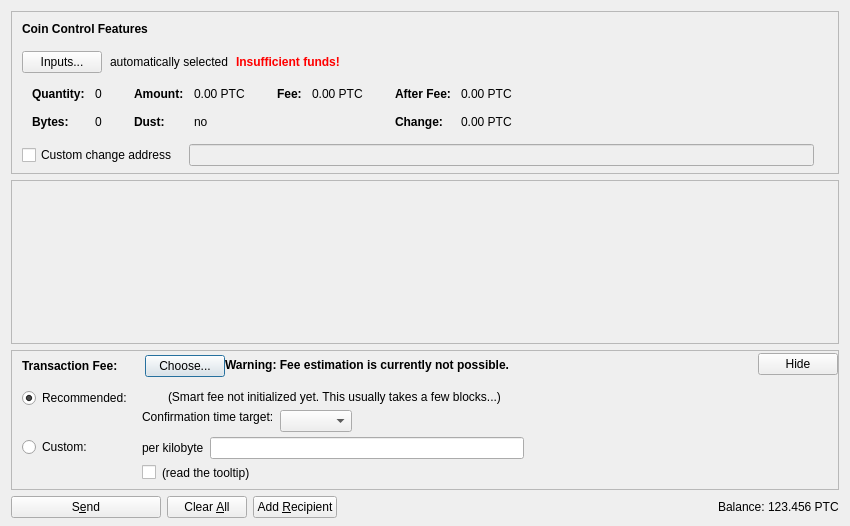
<?xml version="1.0" encoding="UTF-8"?>
<ui version="4.0">
 <class>SendCoinsDialog</class>
 <widget class="QDialog" name="SendCoinsDialog">
  <property name="geometry">
   <rect>
    <x>0</x>
    <y>0</y>
    <width>850</width>
    <height>526</height>
   </rect>
  </property>
  <property name="windowTitle">
   <string>Send Coins</string>
  </property>
  <layout class="QVBoxLayout" name="verticalLayout" stretch="0,1,0,0">
   <property name="bottomMargin">
    <number>8</number>
   </property>
   <item>
    <widget class="QFrame" name="frameCoinControl">
     <property name="sizePolicy">
      <sizepolicy hsizetype="Expanding" vsizetype="Expanding">
       <horstretch>0</horstretch>
       <verstretch>0</verstretch>
      </sizepolicy>
     </property>
     <property name="maximumSize">
      <size>
       <width>16777215</width>
       <height>16777215</height>
      </size>
     </property>
     <property name="frameShape">
      <enum>QFrame::StyledPanel</enum>
     </property>
     <property name="frameShadow">
      <enum>QFrame::Sunken</enum>
     </property>
     <layout class="QVBoxLayout" name="verticalLayoutCoinControl2">
      <property name="spacing">
       <number>0</number>
      </property>
      <property name="leftMargin">
       <number>0</number>
      </property>
      <property name="topMargin">
       <number>0</number>
      </property>
      <property name="rightMargin">
       <number>0</number>
      </property>
      <property name="bottomMargin">
       <number>6</number>
      </property>
      <item>
       <layout class="QVBoxLayout" name="verticalLayoutCoinControl" stretch="0,0,0,0,1">
        <property name="spacing">
         <number>0</number>
        </property>
        <property name="leftMargin">
         <number>10</number>
        </property>
        <property name="topMargin">
         <number>10</number>
        </property>
        <item>
         <layout class="QHBoxLayout" name="horizontalLayoutCoinControl1">
          <property name="bottomMargin">
           <number>15</number>
          </property>
          <item>
           <widget class="QLabel" name="labelCoinControlFeatures">
            <property name="sizePolicy">
             <sizepolicy hsizetype="Preferred" vsizetype="Maximum">
              <horstretch>0</horstretch>
              <verstretch>0</verstretch>
             </sizepolicy>
            </property>
            <property name="font">
             <font>
              <weight>75</weight>
              <bold>true</bold>
             </font>
            </property>
            <property name="styleSheet">
             <string notr="true">font-weight:bold;</string>
            </property>
            <property name="text">
             <string>Coin Control Features</string>
            </property>
           </widget>
          </item>
         </layout>
        </item>
        <item>
         <layout class="QHBoxLayout" name="horizontalLayoutCoinControl2" stretch="0,0,0,0">
          <property name="spacing">
           <number>8</number>
          </property>
          <property name="bottomMargin">
           <number>10</number>
          </property>
          <item>
           <widget class="QPushButton" name="pushButtonCoinControl">
            <property name="styleSheet">
             <string notr="true"/>
            </property>
            <property name="text">
             <string>Inputs...</string>
            </property>
            <property name="autoDefault">
             <bool>false</bool>
            </property>
           </widget>
          </item>
          <item>
           <widget class="QLabel" name="labelCoinControlAutomaticallySelected">
            <property name="text">
             <string>automatically selected</string>
            </property>
            <property name="margin">
             <number>5</number>
            </property>
           </widget>
          </item>
          <item>
           <widget class="QLabel" name="labelCoinControlInsuffFunds">
            <property name="font">
             <font>
              <weight>75</weight>
              <bold>true</bold>
             </font>
            </property>
            <property name="styleSheet">
             <string notr="true">color:red;font-weight:bold;</string>
            </property>
            <property name="text">
             <string>Insufficient funds!</string>
            </property>
            <property name="margin">
             <number>5</number>
            </property>
           </widget>
          </item>
          <item>
           <spacer name="horizontalSpacerCoinControl">
            <property name="orientation">
             <enum>Qt::Horizontal</enum>
            </property>
            <property name="sizeHint" stdset="0">
             <size>
              <width>40</width>
              <height>1</height>
             </size>
            </property>
           </spacer>
          </item>
         </layout>
        </item>
        <item>
         <widget class="QWidget" name="widgetCoinControl" native="true">
          <property name="sizePolicy">
           <sizepolicy hsizetype="Preferred" vsizetype="Preferred">
            <horstretch>0</horstretch>
            <verstretch>0</verstretch>
           </sizepolicy>
          </property>
          <property name="minimumSize">
           <size>
            <width>0</width>
            <height>0</height>
           </size>
          </property>
          <property name="styleSheet">
           <string notr="true"/>
          </property>
          <layout class="QHBoxLayout" name="horizontalLayoutCoinControl5">
           <property name="leftMargin">
            <number>0</number>
           </property>
           <property name="topMargin">
            <number>0</number>
           </property>
           <property name="rightMargin">
            <number>0</number>
           </property>
           <property name="bottomMargin">
            <number>0</number>
           </property>
           <item>
            <layout class="QHBoxLayout" name="horizontalLayoutCoinControl3" stretch="0,0,0,1">
             <property name="spacing">
              <number>20</number>
             </property>
             <property name="topMargin">
              <number>0</number>
             </property>
             <property name="bottomMargin">
              <number>10</number>
             </property>
             <item>
              <layout class="QFormLayout" name="formLayoutCoinControl1">
               <property name="horizontalSpacing">
                <number>10</number>
               </property>
               <property name="verticalSpacing">
                <number>14</number>
               </property>
               <property name="leftMargin">
                <number>10</number>
               </property>
               <property name="topMargin">
                <number>4</number>
               </property>
               <property name="rightMargin">
                <number>6</number>
               </property>
               <item row="0" column="0">
                <widget class="QLabel" name="labelCoinControlQuantityText">
                 <property name="font">
                  <font>
                   <weight>75</weight>
                   <bold>true</bold>
                  </font>
                 </property>
                 <property name="text">
                  <string>Quantity:</string>
                 </property>
                 <property name="margin">
                  <number>0</number>
                 </property>
                </widget>
               </item>
               <item row="0" column="1">
                <widget class="QLabel" name="labelCoinControlQuantity">
                 <property name="cursor">
                  <cursorShape>IBeamCursor</cursorShape>
                 </property>
                 <property name="contextMenuPolicy">
                  <enum>Qt::ActionsContextMenu</enum>
                 </property>
                 <property name="text">
                  <string notr="true">0</string>
                 </property>
                 <property name="margin">
                  <number>0</number>
                 </property>
                 <property name="textInteractionFlags">
                  <set>Qt::LinksAccessibleByMouse|Qt::TextSelectableByKeyboard|Qt::TextSelectableByMouse</set>
                 </property>
                </widget>
               </item>
               <item row="1" column="0">
                <widget class="QLabel" name="labelCoinControlBytesText">
                 <property name="font">
                  <font>
                   <weight>75</weight>
                   <bold>true</bold>
                  </font>
                 </property>
                 <property name="text">
                  <string>Bytes:</string>
                 </property>
                </widget>
               </item>
               <item row="1" column="1">
                <widget class="QLabel" name="labelCoinControlBytes">
                 <property name="cursor">
                  <cursorShape>IBeamCursor</cursorShape>
                 </property>
                 <property name="contextMenuPolicy">
                  <enum>Qt::ActionsContextMenu</enum>
                 </property>
                 <property name="text">
                  <string notr="true">0</string>
                 </property>
                 <property name="textInteractionFlags">
                  <set>Qt::LinksAccessibleByMouse|Qt::TextSelectableByKeyboard|Qt::TextSelectableByMouse</set>
                 </property>
                </widget>
               </item>
              </layout>
             </item>
             <item>
              <layout class="QFormLayout" name="formLayoutCoinControl2">
               <property name="horizontalSpacing">
                <number>10</number>
               </property>
               <property name="verticalSpacing">
                <number>14</number>
               </property>
               <property name="leftMargin">
                <number>6</number>
               </property>
               <property name="topMargin">
                <number>4</number>
               </property>
               <property name="rightMargin">
                <number>6</number>
               </property>
               <item row="0" column="0">
                <widget class="QLabel" name="labelCoinControlAmountText">
                 <property name="font">
                  <font>
                   <weight>75</weight>
                   <bold>true</bold>
                  </font>
                 </property>
                 <property name="text">
                  <string>Amount:</string>
                 </property>
                 <property name="margin">
                  <number>0</number>
                 </property>
                </widget>
               </item>
               <item row="0" column="1">
                <widget class="QLabel" name="labelCoinControlAmount">
                 <property name="cursor">
                  <cursorShape>IBeamCursor</cursorShape>
                 </property>
                 <property name="contextMenuPolicy">
                  <enum>Qt::ActionsContextMenu</enum>
                 </property>
                 <property name="text">
                  <string notr="true">0.00 PTC</string>
                 </property>
                 <property name="textInteractionFlags">
                  <set>Qt::LinksAccessibleByMouse|Qt::TextSelectableByKeyboard|Qt::TextSelectableByMouse</set>
                 </property>
                </widget>
               </item>
               <item row="1" column="0">
                <widget class="QLabel" name="labelCoinControlLowOutputText">
                 <property name="font">
                  <font>
                   <weight>75</weight>
                   <bold>true</bold>
                  </font>
                 </property>
                 <property name="text">
                  <string>Dust:</string>
                 </property>
                </widget>
               </item>
               <item row="1" column="1">
                <widget class="QLabel" name="labelCoinControlLowOutput">
                 <property name="cursor">
                  <cursorShape>IBeamCursor</cursorShape>
                 </property>
                 <property name="contextMenuPolicy">
                  <enum>Qt::ActionsContextMenu</enum>
                 </property>
                 <property name="text">
                  <string notr="true">no</string>
                 </property>
                 <property name="textInteractionFlags">
                  <set>Qt::LinksAccessibleByMouse|Qt::TextSelectableByKeyboard|Qt::TextSelectableByMouse</set>
                 </property>
                </widget>
               </item>
              </layout>
             </item>
             <item>
              <layout class="QFormLayout" name="formLayoutCoinControl3">
               <property name="horizontalSpacing">
                <number>10</number>
               </property>
               <property name="verticalSpacing">
                <number>14</number>
               </property>
               <property name="leftMargin">
                <number>6</number>
               </property>
               <property name="topMargin">
                <number>4</number>
               </property>
               <property name="rightMargin">
                <number>6</number>
               </property>
               <item row="0" column="0">
                <widget class="QLabel" name="labelCoinControlFeeText">
                 <property name="font">
                  <font>
                   <weight>75</weight>
                   <bold>true</bold>
                  </font>
                 </property>
                 <property name="text">
                  <string>Fee:</string>
                 </property>
                 <property name="margin">
                  <number>0</number>
                 </property>
                </widget>
               </item>
               <item row="0" column="1">
                <widget class="QLabel" name="labelCoinControlFee">
                 <property name="cursor">
                  <cursorShape>IBeamCursor</cursorShape>
                 </property>
                 <property name="contextMenuPolicy">
                  <enum>Qt::ActionsContextMenu</enum>
                 </property>
                 <property name="text">
                  <string notr="true">0.00 PTC</string>
                 </property>
                 <property name="textInteractionFlags">
                  <set>Qt::LinksAccessibleByMouse|Qt::TextSelectableByKeyboard|Qt::TextSelectableByMouse</set>
                 </property>
                </widget>
               </item>
              </layout>
             </item>
             <item>
              <layout class="QFormLayout" name="formLayoutCoinControl4">
               <property name="horizontalSpacing">
                <number>10</number>
               </property>
               <property name="verticalSpacing">
                <number>14</number>
               </property>
               <property name="leftMargin">
                <number>6</number>
               </property>
               <property name="topMargin">
                <number>4</number>
               </property>
               <property name="rightMargin">
                <number>6</number>
               </property>
               <item row="0" column="0">
                <widget class="QLabel" name="labelCoinControlAfterFeeText">
                 <property name="font">
                  <font>
                   <weight>75</weight>
                   <bold>true</bold>
                  </font>
                 </property>
                 <property name="text">
                  <string>After Fee:</string>
                 </property>
                 <property name="margin">
                  <number>0</number>
                 </property>
                </widget>
               </item>
               <item row="0" column="1">
                <widget class="QLabel" name="labelCoinControlAfterFee">
                 <property name="cursor">
                  <cursorShape>IBeamCursor</cursorShape>
                 </property>
                 <property name="contextMenuPolicy">
                  <enum>Qt::ActionsContextMenu</enum>
                 </property>
                 <property name="text">
                  <string notr="true">0.00 PTC</string>
                 </property>
                 <property name="textInteractionFlags">
                  <set>Qt::LinksAccessibleByMouse|Qt::TextSelectableByKeyboard|Qt::TextSelectableByMouse</set>
                 </property>
                </widget>
               </item>
               <item row="1" column="0">
                <widget class="QLabel" name="labelCoinControlChangeText">
                 <property name="font">
                  <font>
                   <weight>75</weight>
                   <bold>true</bold>
                  </font>
                 </property>
                 <property name="text">
                  <string>Change:</string>
                 </property>
                </widget>
               </item>
               <item row="1" column="1">
                <widget class="QLabel" name="labelCoinControlChange">
                 <property name="cursor">
                  <cursorShape>IBeamCursor</cursorShape>
                 </property>
                 <property name="contextMenuPolicy">
                  <enum>Qt::ActionsContextMenu</enum>
                 </property>
                 <property name="text">
                  <string notr="true">0.00 PTC</string>
                 </property>
                 <property name="textInteractionFlags">
                  <set>Qt::LinksAccessibleByMouse|Qt::TextSelectableByKeyboard|Qt::TextSelectableByMouse</set>
                 </property>
                </widget>
               </item>
              </layout>
             </item>
            </layout>
           </item>
          </layout>
         </widget>
        </item>
        <item>
         <layout class="QHBoxLayout" name="horizontalLayoutCoinControl4" stretch="0,0,0">
          <property name="spacing">
           <number>12</number>
          </property>
          <property name="sizeConstraint">
           <enum>QLayout::SetDefaultConstraint</enum>
          </property>
          <property name="topMargin">
           <number>5</number>
          </property>
          <property name="rightMargin">
           <number>5</number>
          </property>
          <item>
           <widget class="QCheckBox" name="checkBoxCoinControlChange">
            <property name="toolTip">
             <string>If this is activated, but the change address is empty or invalid, change will be sent to a newly generated address.</string>
            </property>
            <property name="text">
             <string>Custom change address</string>
            </property>
           </widget>
          </item>
          <item>
           <widget class="QValidatedLineEdit" name="lineEditCoinControlChange">
            <property name="enabled">
             <bool>false</bool>
            </property>
            <property name="sizePolicy">
             <sizepolicy hsizetype="Expanding" vsizetype="Fixed">
              <horstretch>0</horstretch>
              <verstretch>0</verstretch>
             </sizepolicy>
            </property>
           </widget>
          </item>
          <item>
           <widget class="QLabel" name="labelCoinControlChangeLabel">
            <property name="sizePolicy">
             <sizepolicy hsizetype="Preferred" vsizetype="Expanding">
              <horstretch>0</horstretch>
              <verstretch>0</verstretch>
             </sizepolicy>
            </property>
            <property name="minimumSize">
             <size>
              <width>0</width>
              <height>0</height>
             </size>
            </property>
            <property name="text">
             <string/>
            </property>
            <property name="margin">
             <number>3</number>
            </property>
           </widget>
          </item>
         </layout>
        </item>
        <item>
         <spacer name="verticalSpacerCoinControl">
          <property name="orientation">
           <enum>Qt::Vertical</enum>
          </property>
          <property name="sizeHint" stdset="0">
           <size>
            <width>800</width>
            <height>1</height>
           </size>
          </property>
         </spacer>
        </item>
       </layout>
      </item>
     </layout>
    </widget>
   </item>
   <item>
    <widget class="QScrollArea" name="scrollArea">
     <property name="widgetResizable">
      <bool>true</bool>
     </property>
     <widget class="QWidget" name="scrollAreaWidgetContents">
      <property name="geometry">
       <rect>
        <x>0</x>
        <y>0</y>
        <width>830</width>
        <height>104</height>
       </rect>
      </property>
      <layout class="QVBoxLayout" name="verticalLayout_2" stretch="0,1">
       <property name="leftMargin">
        <number>0</number>
       </property>
       <property name="topMargin">
        <number>0</number>
       </property>
       <property name="rightMargin">
        <number>0</number>
       </property>
       <property name="bottomMargin">
        <number>0</number>
       </property>
       <item>
        <layout class="QVBoxLayout" name="entries">
         <property name="spacing">
          <number>6</number>
         </property>
        </layout>
       </item>
       <item>
        <spacer name="verticalSpacer">
         <property name="orientation">
          <enum>Qt::Vertical</enum>
         </property>
         <property name="sizeHint" stdset="0">
          <size>
           <width>20</width>
           <height>40</height>
          </size>
         </property>
        </spacer>
       </item>
      </layout>
     </widget>
    </widget>
   </item>
   <item>
    <widget class="QFrame" name="frameFee">
     <property name="sizePolicy">
      <sizepolicy hsizetype="Expanding" vsizetype="Expanding">
       <horstretch>0</horstretch>
       <verstretch>0</verstretch>
      </sizepolicy>
     </property>
     <property name="maximumSize">
      <size>
       <width>16777215</width>
       <height>16777215</height>
      </size>
     </property>
     <property name="frameShape">
      <enum>QFrame::StyledPanel</enum>
     </property>
     <property name="frameShadow">
      <enum>QFrame::Sunken</enum>
     </property>
     <layout class="QVBoxLayout" name="verticalLayoutFee1">
      <property name="spacing">
       <number>0</number>
      </property>
      <property name="leftMargin">
       <number>0</number>
      </property>
      <property name="topMargin">
       <number>0</number>
      </property>
      <property name="rightMargin">
       <number>0</number>
      </property>
      <property name="bottomMargin">
       <number>0</number>
      </property>
      <item>
       <layout class="QVBoxLayout" name="verticalLayoutFee2" stretch="0,0,0">
        <property name="spacing">
         <number>0</number>
        </property>
        <property name="leftMargin">
         <number>10</number>
        </property>
        <property name="topMargin">
         <number>0</number>
        </property>
        <item>
         <layout class="QHBoxLayout" name="horizontalLayoutFee1">
          <property name="bottomMargin">
           <number>0</number>
          </property>
          <item>
           <layout class="QVBoxLayout" name="verticalLayoutFee7">
            <property name="spacing">
             <number>0</number>
            </property>
            <item>
             <spacer name="verticalSpacerSmartFee">
              <property name="orientation">
               <enum>Qt::Vertical</enum>
              </property>
              <property name="sizeType">
               <enum>QSizePolicy::Fixed</enum>
              </property>
              <property name="sizeHint" stdset="0">
               <size>
                <width>1</width>
                <height>4</height>
               </size>
              </property>
             </spacer>
            </item>
            <item>
             <layout class="QHBoxLayout" name="horizontalLayoutSmartFee">
              <property name="spacing">
               <number>10</number>
              </property>
              <item>
               <widget class="QLabel" name="labelFeeHeadline">
                <property name="sizePolicy">
                 <sizepolicy hsizetype="Preferred" vsizetype="Maximum">
                  <horstretch>0</horstretch>
                  <verstretch>0</verstretch>
                 </sizepolicy>
                </property>
                <property name="font">
                 <font>
                  <weight>75</weight>
                  <bold>true</bold>
                 </font>
                </property>
                <property name="styleSheet">
                 <string notr="true">font-weight:bold;</string>
                </property>
                <property name="text">
                 <string>Transaction Fee:</string>
                </property>
               </widget>
              </item>
              <item>
               <widget class="QLabel" name="labelFeeMinimized">
                <property name="text">
                 <string/>
                </property>
               </widget>
              </item>
              <item>
               <widget class="QPushButton" name="buttonChooseFee">
                <property name="text">
                 <string>Choose...</string>
                </property>
               </widget>
              </item>
             </layout>
            </item>
            <item>
             <spacer name="verticalSpacer_5">
              <property name="orientation">
               <enum>Qt::Vertical</enum>
              </property>
              <property name="sizeHint" stdset="0">
               <size>
                <width>1</width>
                <height>1</height>
               </size>
              </property>
             </spacer>
            </item>
           </layout>
          </item>
          <item>
           <widget class="QLabel" name="fallbackFeeWarningLabel">
            <property name="toolTip">
             <string>Using the fallbackfee can result in sending a transaction that will take several hours or days (or never) to confirm. Consider choosing your fee manually or wait until you have validated the complete chain.</string>
            </property>
            <property name="font">
            <font>
                <weight>75</weight>
                <bold>true</bold>
            </font>
            </property>
            <property name="text">
             <string>Warning: Fee estimation is currently not possible.</string>
            </property>
            <property name="wordWrap">
             <bool>false</bool>
            </property>
           </widget>
          </item>
          <item>
           <spacer name="horizontalSpacer_4">
            <property name="orientation">
             <enum>Qt::Horizontal</enum>
            </property>
            <property name="sizeType">
             <enum>QSizePolicy::MinimumExpanding</enum>
            </property>
            <property name="sizeHint" stdset="0">
             <size>
              <width>40</width>
              <height>20</height>
             </size>
            </property>
           </spacer>
          </item>
          <item>
           <widget class="QPushButton" name="buttonMinimizeFee">
            <property name="toolTip">
             <string>collapse fee-settings</string>
            </property>
            <property name="text">
             <string>Hide</string>
            </property>
           </widget>
          </item>
         </layout>
        </item>
        <item>
         <widget class="QFrame" name="frameFeeSelection">
          <layout class="QVBoxLayout" name="verticalLayoutFee12">
           <property name="spacing">
            <number>0</number>
           </property>
           <property name="leftMargin">
            <number>0</number>
           </property>
           <property name="topMargin">
            <number>0</number>
           </property>
           <property name="rightMargin">
            <number>0</number>
           </property>
           <property name="bottomMargin">
            <number>0</number>
           </property>
           <item>
            <layout class="QGridLayout" name="gridLayoutFee">
             <property name="topMargin">
              <number>10</number>
             </property>
             <property name="bottomMargin">
              <number>4</number>
             </property>
             <property name="horizontalSpacing">
              <number>10</number>
             </property>
             <property name="verticalSpacing">
              <number>4</number>
             </property>
             <item row="1" column="1">
              <layout class="QVBoxLayout" name="verticalLayoutFee8">
               <property name="spacing">
                <number>6</number>
               </property>
               <item>
                <layout class="QHBoxLayout" name="horizontalLayoutFee13">
                 <item>
                  <widget class="QLabel" name="labelCustomPerKilobyte">
                   <property name="toolTip">
                    <string>Specify a custom fee per kB (1,000 bytes) of the transaction's virtual size.

Note:  Since the fee is calculated on a per-byte basis, a fee of "100 satoshis per kB" for a transaction size of 500 bytes (half of 1 kB) would ultimately yield a fee of only 50 satoshis.</string>
                   </property>
                   <property name="text">
                    <string>per kilobyte</string>
                   </property>
                  </widget>
                 </item>
                 <item>
                  <widget class="BitcoinAmountField" name="customFee"/>
                 </item>
                 <item>
                  <spacer name="horizontalSpacer_6">
                   <property name="orientation">
                    <enum>Qt::Horizontal</enum>
                   </property>
                   <property name="sizeHint" stdset="0">
                    <size>
                     <width>1</width>
                     <height>1</height>
                    </size>
                   </property>
                  </spacer>
                 </item>
                </layout>
               </item>
               <item>
                <layout class="QHBoxLayout" name="horizontalLayoutFee8">
                 <item>
                  <widget class="QCheckBox" name="checkBoxMinimumFee">
                   <property name="toolTip">
                    <string>Paying only the minimum fee is just fine as long as there is less transaction volume than space in the blocks. But be aware that this can end up in a never confirming transaction once there is more demand for pyeongtaekcoin transactions than the network can process.</string>
                   </property>
                   <property name="text">
                    <string/>
                   </property>
                  </widget>
                 </item>
                 <item>
                  <widget class="QLabel" name="labelMinFeeWarning">
                   <property name="enabled">
                    <bool>true</bool>
                   </property>
                   <property name="toolTip">
                    <string>Paying only the minimum fee is just fine as long as there is less transaction volume than space in the blocks. But be aware that this can end up in a never confirming transaction once there is more demand for pyeongtaekcoin transactions than the network can process.</string>
                   </property>
                   <property name="text">
                    <string>(read the tooltip)</string>
                   </property>
                   <property name="margin">
                    <number>5</number>
                   </property>
                  </widget>
                 </item>
                 <item>
                  <spacer name="horizontalSpacer_2">
                   <property name="orientation">
                    <enum>Qt::Horizontal</enum>
                   </property>
                   <property name="sizeHint" stdset="0">
                    <size>
                     <width>1</width>
                     <height>1</height>
                    </size>
                   </property>
                  </spacer>
                 </item>
                </layout>
               </item>
              </layout>
             </item>
             <item row="0" column="0">
              <layout class="QVBoxLayout" name="verticalLayoutFee4" stretch="0,1">
               <item>
                <widget class="QRadioButton" name="radioSmartFee">
                 <property name="text">
                  <string>Recommended:</string>
                 </property>
                 <property name="checked">
                  <bool>true</bool>
                 </property>
                 <attribute name="buttonGroup">
                  <string notr="true">groupFee</string>
                 </attribute>
                </widget>
               </item>
               <item>
                <spacer name="verticalSpacer_2">
                 <property name="orientation">
                  <enum>Qt::Vertical</enum>
                 </property>
                 <property name="sizeHint" stdset="0">
                  <size>
                   <width>1</width>
                   <height>1</height>
                  </size>
                 </property>
                </spacer>
               </item>
              </layout>
             </item>
             <item row="1" column="0">
              <layout class="QVBoxLayout" name="verticalLayoutFee9" stretch="0,1">
               <item>
                <widget class="QRadioButton" name="radioCustomFee">
                 <property name="text">
                  <string>Custom:</string>
                 </property>
                 <attribute name="buttonGroup">
                  <string notr="true">groupFee</string>
                 </attribute>
                </widget>
               </item>
               <item>
                <spacer name="verticalSpacer_6">
                 <property name="orientation">
                  <enum>Qt::Vertical</enum>
                 </property>
                 <property name="sizeHint" stdset="0">
                  <size>
                   <width>1</width>
                   <height>1</height>
                  </size>
                 </property>
                </spacer>
               </item>
              </layout>
             </item>
             <item row="0" column="1">
              <layout class="QVBoxLayout" name="verticalLayoutFee3" stretch="0,0,1">
               <property name="spacing">
                <number>6</number>
               </property>
               <property name="topMargin">
                <number>2</number>
               </property>
               <item>
                <layout class="QHBoxLayout" name="horizontalLayoutFee12">
                 <item>
                  <widget class="QLabel" name="labelSmartFee">
                   <property name="text">
                    <string/>
                   </property>
                   <property name="margin">
                    <number>2</number>
                   </property>
                  </widget>
                 </item>
                 <item>
                  <widget class="QLabel" name="labelFeeEstimation">
                   <property name="text">
                    <string/>
                   </property>
                  </widget>
                 </item>
                 <item>
                  <widget class="QLabel" name="labelSmartFee2">
                   <property name="text">
                    <string>(Smart fee not initialized yet. This usually takes a few blocks...)</string>
                   </property>
                   <property name="margin">
                    <number>2</number>
                   </property>
                  </widget>
                 </item>
                 <item>
                  <spacer name="horizontalSpacer_5">
                   <property name="orientation">
                    <enum>Qt::Horizontal</enum>
                   </property>
                   <property name="sizeHint" stdset="0">
                    <size>
                     <width>1</width>
                     <height>1</height>
                    </size>
                   </property>
                  </spacer>
                 </item>
                </layout>
               </item>
               <item>
                <layout class="QHBoxLayout" name="horizontalLayoutFee9">
                 <item>
                  <layout class="QVBoxLayout" name="verticalLayoutFee6">
                   <item>
                    <widget class="QLabel" name="labelSmartFee3">
                     <property name="text">
                      <string>Confirmation time target:</string>
                     </property>
                     <property name="margin">
                      <number>2</number>
                     </property>
                    </widget>
                   </item>
                   <item>
                    <spacer name="verticalSpacer_3">
                     <property name="orientation">
                      <enum>Qt::Vertical</enum>
                     </property>
                     <property name="sizeHint" stdset="0">
                      <size>
                       <width>1</width>
                       <height>1</height>
                      </size>
                     </property>
                    </spacer>
                   </item>
                  </layout>
                 </item>
                 <item>
                  <layout class="QVBoxLayout" name="verticalLayoutFee5">
                   <property name="rightMargin">
                    <number>30</number>
                   </property>
                   <item>
                    <layout class="QHBoxLayout" name="horizontalLayoutConfTarget">
                     <property name="bottomMargin">
                      <number>0</number>
                     </property>
                     <item>
                      <widget class="QComboBox" name="confTargetSelector"/>
                     </item>
                     <item>
                      <spacer name="horizontalSpacerConfTarget">
                       <property name="orientation">
                        <enum>Qt::Horizontal</enum>
                       </property>
                       <property name="sizeHint" stdset="0">
                        <size>
                         <width>40</width>
                         <height>20</height>
                        </size>
                       </property>
                      </spacer>
                     </item>
                    </layout>
                   </item>
                  </layout>
                 </item>
                </layout>
               </item>
               <item>
                <spacer name="verticalSpacer_4">
                 <property name="orientation">
                  <enum>Qt::Vertical</enum>
                 </property>
                 <property name="sizeHint" stdset="0">
                  <size>
                   <width>1</width>
                   <height>1</height>
                  </size>
                 </property>
                </spacer>
               </item>
              </layout>
             </item>
            </layout>
           </item>
          </layout>
         </widget>
        </item>
        <item>
         <spacer name="verticalSpacerFee">
          <property name="orientation">
           <enum>Qt::Vertical</enum>
          </property>
          <property name="sizeHint" stdset="0">
           <size>
            <width>40</width>
            <height>5</height>
           </size>
          </property>
         </spacer>
        </item>
       </layout>
      </item>
     </layout>
    </widget>
   </item>
   <item>
    <layout class="QHBoxLayout" name="horizontalLayout">
     <item>
      <widget class="QPushButton" name="sendButton">
       <property name="minimumSize">
        <size>
         <width>150</width>
         <height>0</height>
        </size>
       </property>
       <property name="toolTip">
        <string>Confirm the send action</string>
       </property>
       <property name="text">
        <string>S&amp;end</string>
       </property>
       <property name="icon">
        <iconset resource="../bitcoin.qrc">
         <normaloff>:/icons/send</normaloff>:/icons/send</iconset>
       </property>
       <property name="autoDefault">
        <bool>false</bool>
       </property>
       <property name="default">
        <bool>false</bool>
       </property>
      </widget>
     </item>
     <item>
      <widget class="QPushButton" name="clearButton">
       <property name="sizePolicy">
        <sizepolicy hsizetype="Minimum" vsizetype="Fixed">
         <horstretch>0</horstretch>
         <verstretch>0</verstretch>
        </sizepolicy>
       </property>
       <property name="toolTip">
        <string>Clear all fields of the form.</string>
       </property>
       <property name="text">
        <string>Clear &amp;All</string>
       </property>
       <property name="icon">
        <iconset resource="../bitcoin.qrc">
         <normaloff>:/icons/remove</normaloff>:/icons/remove</iconset>
       </property>
       <property name="autoDefault">
        <bool>false</bool>
       </property>
      </widget>
     </item>
     <item>
      <widget class="QPushButton" name="addButton">
       <property name="toolTip">
        <string>Send to multiple recipients at once</string>
       </property>
       <property name="text">
        <string>Add &amp;Recipient</string>
       </property>
       <property name="icon">
        <iconset resource="../bitcoin.qrc">
         <normaloff>:/icons/add</normaloff>:/icons/add</iconset>
       </property>
       <property name="autoDefault">
        <bool>false</bool>
       </property>
      </widget>
     </item>
     <item>
      <spacer name="horizontalSpacer">
       <property name="orientation">
        <enum>Qt::Horizontal</enum>
       </property>
       <property name="sizeHint" stdset="0">
        <size>
         <width>40</width>
         <height>20</height>
        </size>
       </property>
      </spacer>
     </item>
     <item>
      <layout class="QHBoxLayout" name="horizontalLayout_2">
       <property name="spacing">
        <number>3</number>
       </property>
       <item>
        <widget class="QLabel" name="label">
         <property name="sizePolicy">
          <sizepolicy hsizetype="Preferred" vsizetype="Fixed">
           <horstretch>0</horstretch>
           <verstretch>0</verstretch>
          </sizepolicy>
         </property>
         <property name="text">
          <string>Balance:</string>
         </property>
        </widget>
       </item>
       <item>
        <widget class="QLabel" name="labelBalance">
         <property name="sizePolicy">
          <sizepolicy hsizetype="Preferred" vsizetype="Fixed">
           <horstretch>0</horstretch>
           <verstretch>0</verstretch>
          </sizepolicy>
         </property>
         <property name="cursor">
          <cursorShape>IBeamCursor</cursorShape>
         </property>
         <property name="text">
          <string notr="true">123.456 PTC</string>
         </property>
         <property name="textInteractionFlags">
          <set>Qt::LinksAccessibleByMouse|Qt::TextSelectableByKeyboard|Qt::TextSelectableByMouse</set>
         </property>
        </widget>
       </item>
      </layout>
     </item>
    </layout>
   </item>
  </layout>
 </widget>
 <customwidgets>
  <customwidget>
   <class>QValidatedLineEdit</class>
   <extends>QLineEdit</extends>
   <header>qt/qvalidatedlineedit.h</header>
  </customwidget>
  <customwidget>
   <class>BitcoinAmountField</class>
   <extends>QLineEdit</extends>
   <header>qt/bitcoinamountfield.h</header>
   <container>1</container>
  </customwidget>
 </customwidgets>
 <resources>
  <include location="../bitcoin.qrc"/>
 </resources>
 <connections/>
 <buttongroups>
  <buttongroup name="groupFee"/>
 </buttongroups>
</ui>
